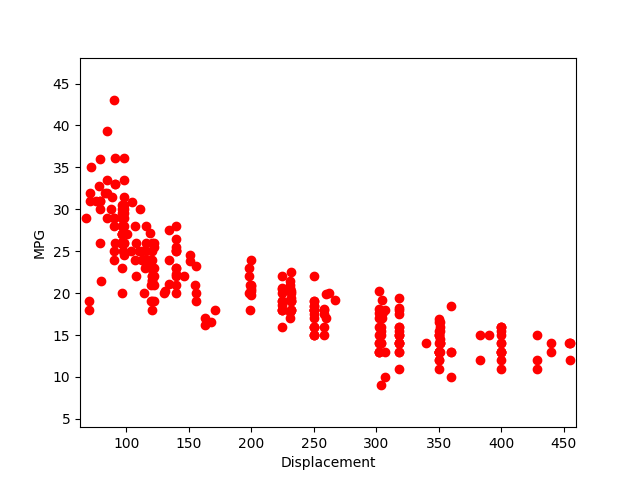

This figure's Python source:
#
#   CS6923 Machine Learning
#   Homework 2
#   Shang-Hung Tsai
#   03/02/2018
#

import matplotlib.pyplot as plt
import csv

MARGIN = 5
displacements = []
mpgs = []
displacementMax = float("-inf")
displacementMin = float("inf")
mpgMax = float("-inf")
mpgMin = float("inf")

with open("auto_train.csv") as file:
    data = csv.reader(file)

    # Skip header
    next(data, None)

    for row in data:
        displacement = float(eval(row[0]))
        mpg = float(eval(row[2]))
        displacements.append(displacement)
        displacementMax = max(displacementMax, displacement)
        displacementMin = min(displacementMin, displacement)
        mpgs.append(mpg)
        mpgMax = max(mpgMax, mpg)
        mpgMin = min(mpgMin, mpg)

plt.plot(displacements, mpgs, "ro")
plt.axis([displacementMin - MARGIN, displacementMax + MARGIN, mpgMin - MARGIN, mpgMax + MARGIN])
plt.xlabel("Displacement")
plt.ylabel("MPG")
plt.show()
